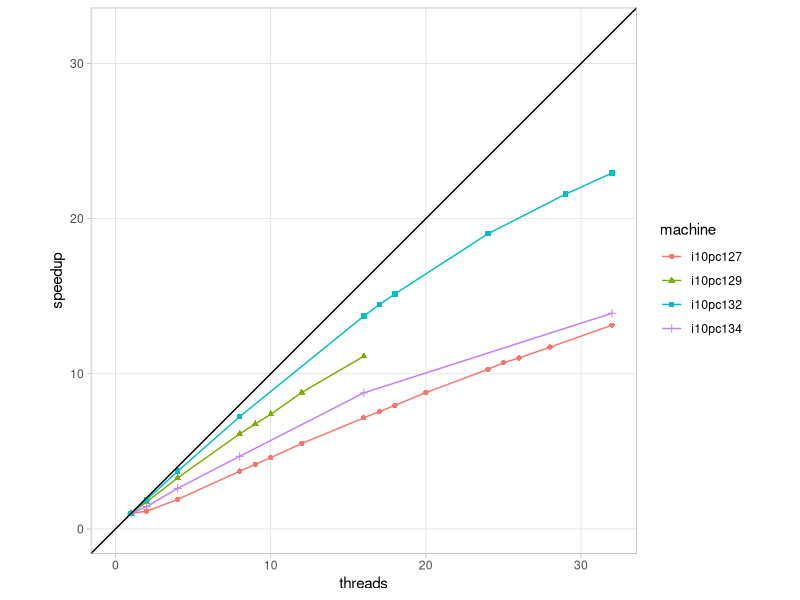
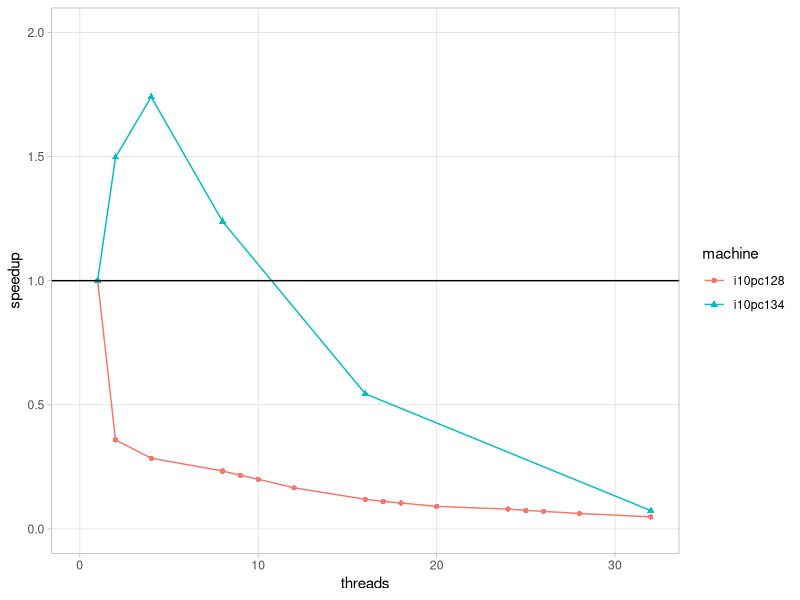
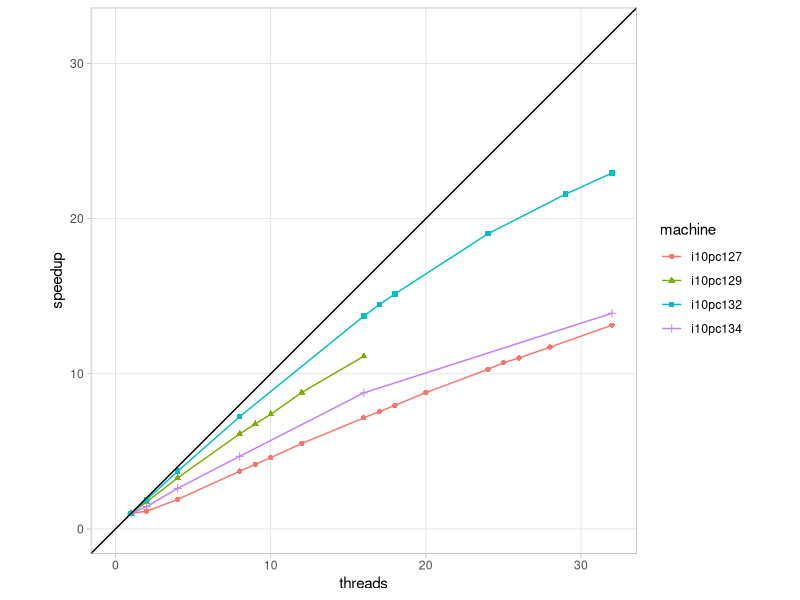
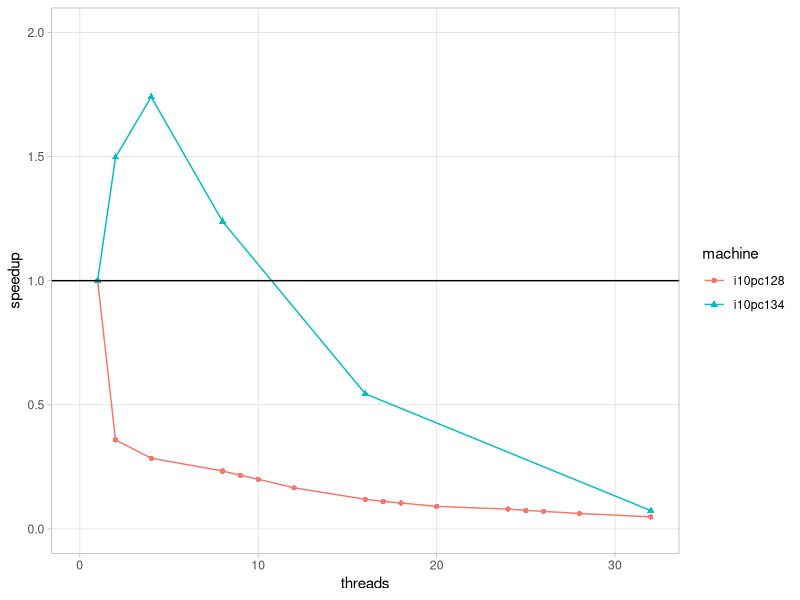

The R source for these figures, in order:
library(ggplot2)
library(dplyr)
library(readr)

testResults <- read_csv("testResults.csv")

# Strong scaling
strongResults <- testResults %>% filter(scaling == "strong")
series <- strongResults %>% filter(threads==1) %>% select(algorithm, scaling, machine, sites, k, runtime)
colnames(series)[colnames(series)=="runtime"] <- "baselineRuntime"
strongResults <- inner_join(strongResults, series)
strongResults$speedup <- strongResults$baselineRuntime / strongResults$runtime

strongResults %>%
  filter(algorithm=="aligned") %>% 
  ggplot(aes(x=threads, y=speedup, color=machine, shape=machine)) +
  geom_line() +
  geom_point() +
  geom_abline(slope=1, intercept=0) + 
  coord_fixed(ratio=1) +
  scale_x_continuous(limits = c(0, 32)) +
  scale_y_continuous(limits = c(0, 32)) +
  theme_light() +
  theme(panel.grid.minor = element_blank())

ggsave("strong-scaling.svg", width=7)

# Weak scaling

weakResults <- testResults %>% filter(scaling == "weak")
series <- weakResults %>% filter(threads==1) %>% select(algorithm, scaling, machine, k, runtime)
colnames(series)[colnames(series)=="runtime"] <- "baselineRuntime"
weakResults <- inner_join(weakResults, series)
weakResults$speedup <- weakResults$baselineRuntime / weakResults$runtime

weakResults %>%
  filter(algorithm=="aligned", k==160) %>% 
  ggplot(aes(x=threads, y=speedup, color=machine, shape=machine)) +
  geom_line() +
  geom_point() +
  geom_hline(yintercept=1) +
  scale_x_continuous(limits = c(0, 32)) +
  scale_y_continuous(limits = c(0, 2)) +
  theme_light() +
  theme(panel.grid.minor = element_blank())

ggsave("weak-scaling.svg", width=7)

